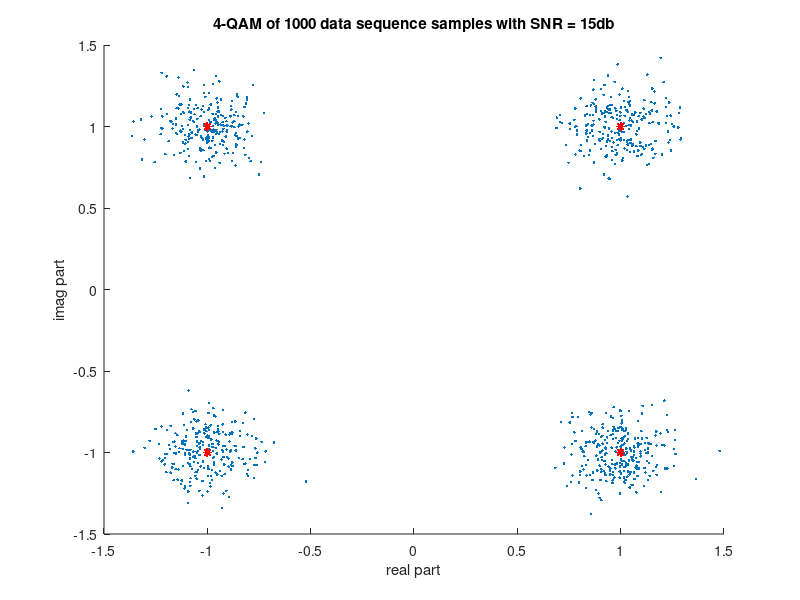

The MATLAB script that drew this image:
M = 4;
data = randi([0 M-1],1000,1);
sym = qammod(data,M);
rcv = awgn(sym, 15);
scatter(real(rcv),imag(rcv),'.')
title('4-QAM of 1000 data sequence samples with SNR = 15db')
xlabel('real part')
ylabel ('imag part')
hold on
plot(real(sym),imag(sym),'r*')